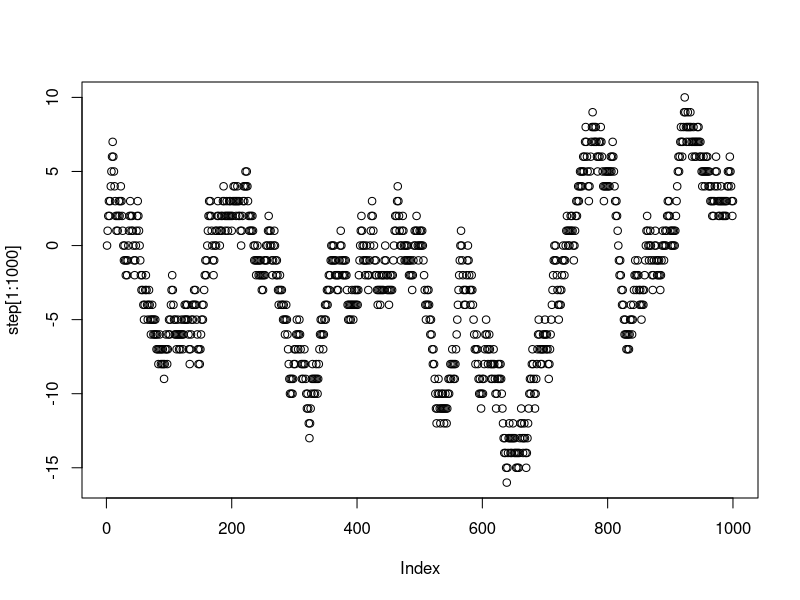
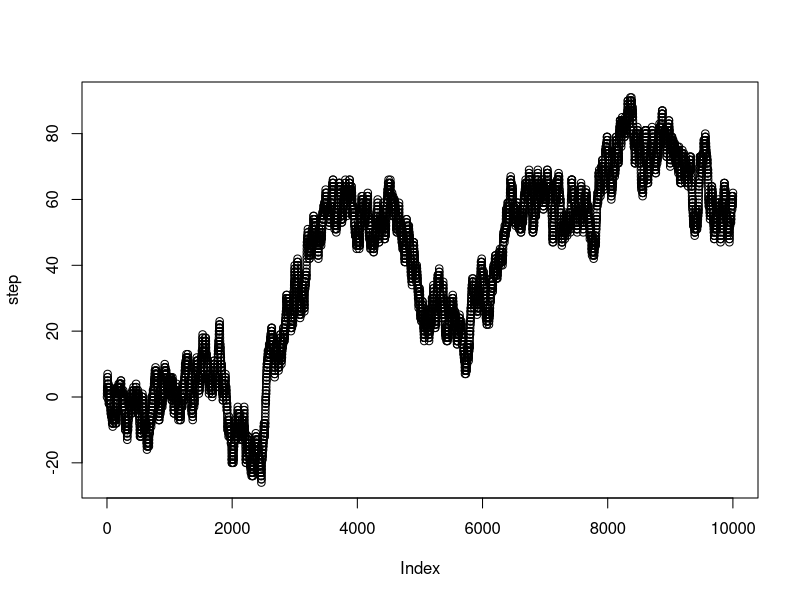

The R script that drew these images, in order:
## ---- chunk 1
knitr::opts_chunk$set(echo = TRUE)
## ---- chunk 2
paragraph <- "Beyoncé Giselle Knowles-Carter is an American singer and actress. Born and raised in Houston, Texas, Beyoncé performed in various singing and dancing competitions as a child. She rose to fame in the late 1990s as the lead singer of Destiny's Child, one of the best-selling girl groups of all time. During Destiny's Child's hiatus, Beyoncé made her theatrical film debut with a role in the US box-office number-one Austin Powers in Goldmember (2002) and began her solo music career. She became the first music act to debut at number one with their first six solo studio albums on the Billboard 200."
my_letters <- unlist(strsplit(paragraph, split=""))
lower_case <- tolower(my_letters)

letters_counts <- table(lower_case)
letters_counts <- data.frame(letters_counts)
library(dplyr)
final <- letters_counts %>%
  filter(lower_case %in% letters == TRUE)
letters_total <- sum(final$Freq)
final <- final %>%
  mutate(probabilities=Freq/letters_total)

knitr::kable(final)


## ---- chunk 3

my_letters <- sample(final$lower_case,50*5,replace=TRUE, prob=final$probabilities)

# turn the vector into a matrix with 5 columns
my_strings <- matrix(my_letters, ncol=5)

# each row is a word, need to collapse the column to create a string
paste(my_strings[1,], collapse="")
#> [1] "ludwp"

# loop to collapse all of the rows into words
random_strings <-c()
for(i in 1:dim(my_strings)[1]){
  random_strings[i] <- paste(my_strings[i,], collapse="")
}

random_strings

## ---- chunk 4

step <- c(0)
for(i in 1:10000){
  coin_flip<-sample(c(1,-1),1)
  step[i+1] <- step[i]+coin_flip
}
plot(step[1:1000])

## ---- chunk 5
plot(step)
max(step)
min(step)

## ---- chunk 6

logical_step <- sign(step)
sequence <- c()
counter <- 0
for(i in 1:length(logical_step)){
  if(logical_step[i] == 0){
    sequence <- c(sequence,counter)
    counter <- 0
  } else {counter <- counter+logical_step[i]}
  
}

max(sequence)
